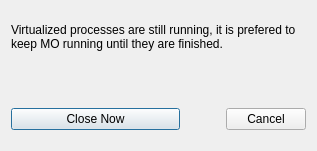
<?xml version="1.0" encoding="UTF-8"?>
<ui version="4.0">
 <class>WaitingOnCloseDialog</class>
 <widget class="QDialog" name="WaitingOnCloseDialog">
  <property name="geometry">
   <rect>
    <x>0</x>
    <y>0</y>
    <width>317</width>
    <height>151</height>
   </rect>
  </property>
  <property name="windowTitle">
   <string>Waiting for virtualized processes</string>
  </property>
  <layout class="QVBoxLayout" name="verticalLayout" stretch="1,0,0">
   <item>
    <widget class="QLabel" name="label">
     <property name="toolTip">
      <string>This dialog should disappear automatically if the application/game is done.</string>
     </property>
     <property name="text">
      <string>Virtualized processes are still running, it is prefered to keep MO running until they are finished.</string>
     </property>
     <property name="wordWrap">
      <bool>true</bool>
     </property>
    </widget>
   </item>
    <item>
      <spacer name="verticalSpacer1">
        <property name="orientation">
          <enum>Qt::Vertical</enum>
        </property>
        <property name="sizeHint" stdset="0">
          <size>
            <height>10</height>
          </size>
        </property>
      </spacer>
    </item>
    <item>
    <widget class="QLabel" name="processLabel">
     <property name="font">
      <font>
       <italic>true</italic>
      </font>
     </property>
     <property name="styleSheet">
      <string notr="true">color: grey;</string>
     </property>
     <property name="text">
      <string/>
     </property>
     <property name="alignment">
      <set>Qt::AlignCenter</set>
     </property>
    </widget>
   </item>
    <item>
      <spacer name="verticalSpacer2">
        <property name="orientation">
          <enum>Qt::Vertical</enum>
        </property>
        <property name="sizeHint" stdset="0">
          <size>
            <height>10</height>
          </size>
        </property>
      </spacer>
    </item>
    <item>
      <layout class="QHBoxLayout" name="horizontalLayout" stretch="1,0,0">
        <item>
          <widget class="QPushButton" name="closeButton">
            <property name="text">
              <string>Close Now</string>
            </property>
          </widget>
        </item>
        <item>
          <spacer name="horizontalSpacer_6">
            <property name="orientation">
              <enum>Qt::Horizontal</enum>
            </property>
            <property name="sizeHint" stdset="0">
              <size>
                <width>40</width>
                <height>20</height>
              </size>
            </property>
          </spacer>
        </item>
        <item>
          <widget class="QPushButton" name="cancelButton">
            <property name="text">
              <string>Cancel</string>
            </property>
          </widget>
        </item>
      </layout>
    </item>
    <item>
      <spacer name="verticalSpacer3">
        <property name="orientation">
          <enum>Qt::Vertical</enum>
        </property>
        <property name="sizeHint" stdset="0">
          <size>
            <height>10</height>
          </size>
        </property>
      </spacer>
    </item>
  </layout>
 </widget>
 <resources/>
 <connections/>
</ui>
